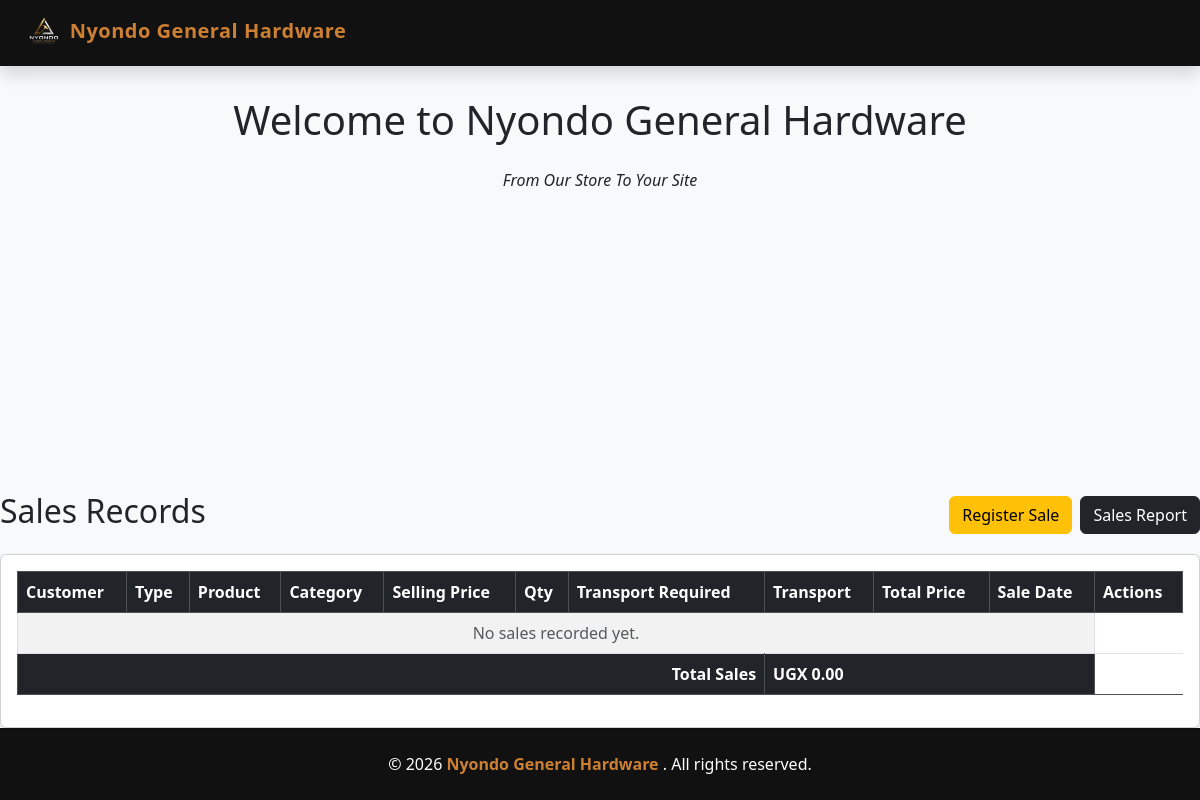
Before: /sales/ with the older database file.
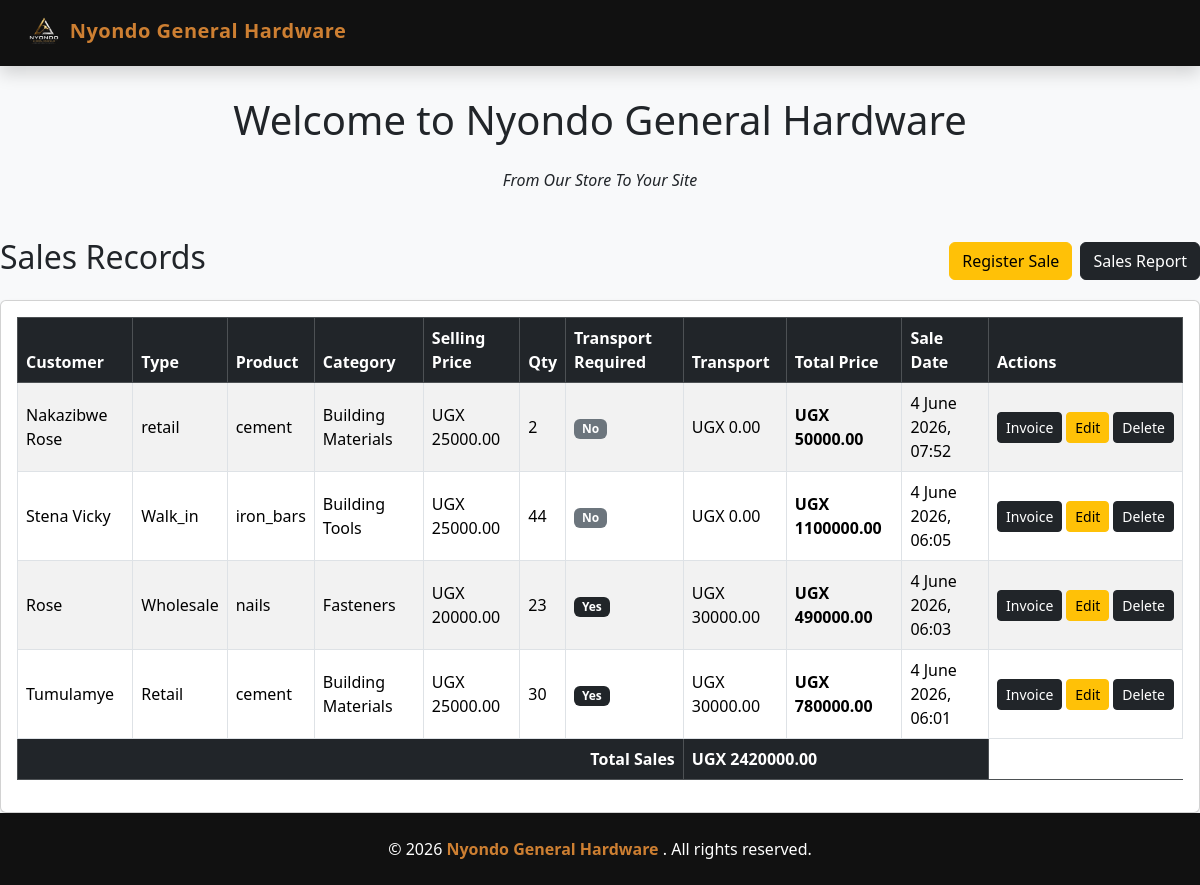
After: the same page with the newer database file.
### salesapp/models.py (models this page shows, shortened)
class Sales(models.Model):
    CUSTOMER_TYPES = [
        ('wholesale', 'Wholesale'),
        ('retail', 'Retail'),
        ('walk_in', 'Walk_in')
    ]
    customer_type = models.CharField(max_length=20, choices = CUSTOMER_TYPES, default =" retail")
    customer_name = models.CharField(max_length=30)
    product_name = models.ForeignKey(Product, on_delete=models.CASCADE)
    quantity = models.PositiveIntegerField()
    total_price = models.DecimalField(max_digits=100, decimal_places=2)
    sale_date = models.DateTimeField(auto_now_add=True)
    distance = models.DecimalField(max_digits=10, decimal_places=2, default=0)
    transport_required = models.BooleanField(default=False)
    transport_cost = models.DecimalField(max_digits=10, decimal_places=2, default=0)
    transport_note = models.TextField(default="", blank=True)

class Product(models.Model):
    category_name = models.ForeignKey(Category, on_delete=models.CASCADE)
    product_name = models.CharField(max_length=100)
    unit_price = models.DecimalField(max_digits=100, decimal_places=2, default=0)
    selling_price = models.DecimalField(max_digits=100, decimal_places=2, default=0)
    description = models.TextField(blank=True)

class Category(models.Model):
    category_name = models.CharField(max_length=100, unique=True)
    slug = models.SlugField(unique=True)

### salesapp/views.py (the view)
# urls.py: 2. Add a URL to urlpatterns:  path('', views.home, name='home')
def home(request):
    sales = Sales.objects.select_related(
        "product_name",
        "product_name__category_name"
    ).order_by("-sale_date")
    total_sales_value = sales.aggregate(
        total=Sum("total_price")
    )["total"] or 0
    return render(request, "home.html", {
        "sales": sales,
        "total_sales_value": total_sales_value,
    })

### salesapp/templates/home.html
{% extends 'base.html' %}
{% block content %}
<div class="d-flex justify-content-between align-items-center mb-3">
    <h2>Sales Records</h2>
    <div class="d-flex gap-2">
        <a href="{% url 'create_sale' %}" class="btn btn-warning">Register Sale</a>
        <a href="{% url 'sales_report' %}" class="btn btn-dark">Sales Report</a>
    </div>
</div>
<div class="card shadow-sm">
    <div class="card-body">
        <table class="table table-bordered table-striped align-middle">
            <thead class="table-dark">
                <tr>
                    <th>Customer</th>
                    <th>Type</th>
                    <th>Product</th>
                    <th>Category</th>
                    <th>Selling Price</th>
                    <th>Qty</th>
                    <th>Transport Required</th>
                    <th>Transport</th>
                    <th>Total Price</th>
                    <th>Sale Date</th>
                    <th>Actions</th>
                </tr>
            </thead>
            <tbody>
                {% for sale in sales %}
                <tr>
                    <td>{{ sale.customer_name }}</td>
                    <td>{{ sale.get_customer_type_display }}</td>
                    <td>{{ sale.product_name.product_name }}</td>
                    <td>{{ sale.product_name.category_name.category_name }}</td>
                    <td>UGX {{ sale.product_name.selling_price|floatformat:2 }}</td>
                    <td>{{ sale.quantity }}</td>
                    <td>
                        {% if sale.transport_required %}
                        <span class="badge bg-dark text-white">Yes</span>
                        {% else %}
                        <span class="badge bg-secondary">No</span>
                        {% endif %}
                    </td>
                    <td>UGX {{ sale.transport_cost|floatformat:2 }}</td>
                    <td><strong>UGX {{ sale.total_price|floatformat:2 }}</strong></td>
                    <td>{{ sale.sale_date|date:"j F Y, H:i" }}</td>
                    <td>
                        <div class="d-flex gap-1">
                            <a href="{% url 'invoice' sale.id %}" class="btn btn-dark btn-sm">Invoice</a>
                            <a href="{% url 'edit_sale' sale.id %}" class="btn btn-warning btn-sm">Edit</a>
                            <a href="{% url 'delete_sale' sale.id %}" class="btn btn-dark btn-sm">Delete</a>
                        </div>
                    </td>
                </tr>
                {% empty %}
                <tr>
                    <td colspan="10" class="text-center text-muted">
                        No sales recorded yet.
                    </td>
                </tr>
                {% endfor %}
            </tbody>
            <tfoot class="table-dark">
                <tr>
                    <td colspan="7" class="text-end">
                        <strong>Total Sales</strong>
                    </td>
                    <td colspan="3">
                        <strong>UGX {{ total_sales_value|floatformat:2 }}</strong>
                    </td>
                </tr>
            </tfoot>
        </table>
    </div>
</div>
{% endblock %}

### templates/base.html (shortened to what this page needs)
{% load static %}
<!doctype html>
<html lang="en">
  <head>
    <link
      href="https://cdn.jsdelivr.net/npm/bootstrap@5.3.2/dist/css/bootstrap.min.css"
      rel="stylesheet"
    />
    <link
      href="https://cdn.jsdelivr.net/npm/bootstrap-icons@1.11.1/font/bootstrap-icons.css"
      rel="stylesheet"
    />
  </head>
  <body>
    <nav class="navbar navbar-expand-lg navbar-dark navbar-custom shadow">
      <div class="container-fluid px-4">
        <a class="navbar-brand" href="#">
          <img
            src="{% static 'true.png' %}"
            alt="Logo"
            width="40"
            height="40"
          />
          Nyondo General Hardware
        </a>
      </div>
    </nav>
    <div class="main-content container text-center">
      <h1 class="mb-4">Welcome to Nyondo General Hardware</h1>
      <p><i>From Our Store To Your Site</i></p>
    </div>
    {% block content %}{% endblock %}
    <footer class="footer-custom py-4 mt-auto">
      <div class="container text-center">
        <p class="mb-0">
          &copy; 2026
          <span style="color: var(--bronze); font-weight: 600">
            Nyondo General Hardware
          </span>
          . All rights reserved.
        </p>
      </div>
    </footer>
  </body>
</html>

### templates/base.html (style rules this page uses)
:root { --black: #111111; --bronze: #cd7f32; --white: #ffffff; --light-bg: #f8f9fa; }
body { background-color: var(--light-bg); min-height: 100vh; display: flex; flex-direction: column; }
.navbar-custom { background-color: var(--black); }
.navbar-brand { color: var(--bronze); font-weight: 700; letter-spacing: 0.5px; }
.main-content { flex: 1; padding: 30px 0; }
.footer-custom { background-color: var(--black); color: var(--white); }

Changed rows visible on the page:
added Sales: customer_name "Nakazibwe Rose", customer_type "retail", product_name.product_name "cement", product_name.category_name.category_name "Building Materials", product_name.selling_price "25000.00", quantity "2", transport_required "No", transport_cost "0.00", total_price "50000.00", sale_date "4 June 2026, 07:52"
added Sales: customer_name "Stena Vicky", customer_type "Walk_in", product_name.product_name "iron_bars", product_name.category_name.category_name "Building Tools", product_name.selling_price "25000.00", quantity "44", transport_required "No", transport_cost "0.00", total_price "1100000.00", sale_date "4 June 2026, 06:05"
added Sales: customer_name "Rose", customer_type "Wholesale", product_name.product_name "nails", product_name.category_name.category_name "Fasteners", product_name.selling_price "20000.00", quantity "23", transport_required "Yes", transport_cost "30000.00", total_price "490000.00", sale_date "4 June 2026, 06:03"
added Sales: customer_name "Tumulamye", customer_type "Retail", product_name.product_name "cement", product_name.category_name.category_name "Building Materials", product_name.selling_price "25000.00", quantity "30", transport_required "Yes", transport_cost "30000.00", total_price "780000.00", sale_date "4 June 2026, 06:01"
Other visible differences:
{{ total_sales_value|floatformat:2 }}: "0.00" → "2420000.00"
text no longer shown: "No sales recorded yet."
